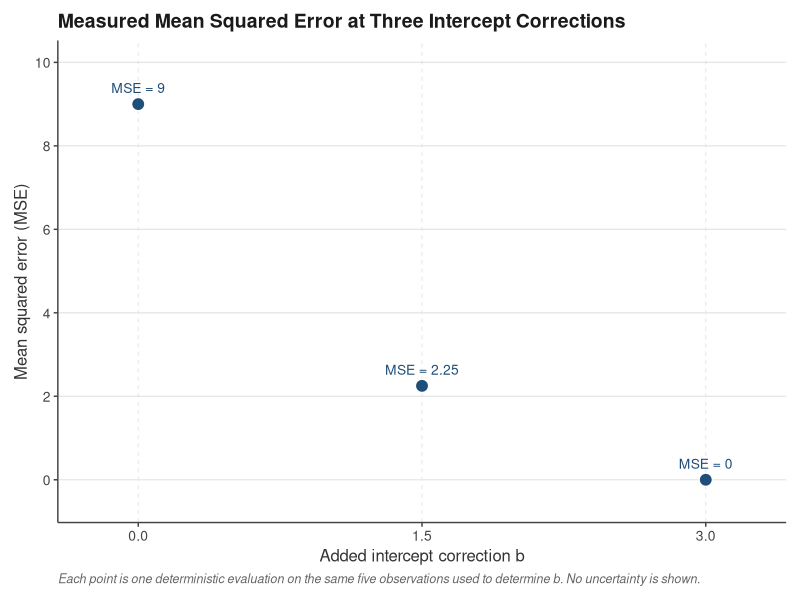

Source code (R):
library(ggplot2)

df <- data.frame(
  b   = c(0, 1.5, 3),
  mse = c(9, 2.25, 0)
)

p <- ggplot(df, aes(x = b, y = mse)) +
  geom_vline(xintercept = df$b, colour = "#E3E3E3",
             linewidth = 0.3, linetype = "dashed") +
  geom_point(shape = 21, size = 4, fill = "#1F4E79",
             colour = "#FFFFFF", stroke = 0.6) +
  geom_text(aes(label = paste0("MSE = ", format(mse, drop0trailing = TRUE))),
            vjust = -1.1, hjust = 0.5, size = 3.5, colour = "#1F4E79") +
  scale_x_continuous(limits = c(-0.25, 3.25), breaks = c(0, 1.5, 3)) +
  scale_y_continuous(limits = c(-0.5, 10), breaks = seq(0, 10, by = 2)) +
  labs(
    title   = "Measured Mean Squared Error at Three Intercept Corrections",
    x       = "Added intercept correction b",
    y       = "Mean squared error (MSE)",
    caption = "Each point is one deterministic evaluation on the same five observations used to determine b. No uncertainty is shown."
  ) +
  theme_minimal(base_family = "sans") +
  theme(
    plot.background    = element_rect(fill = "#FFFFFF", colour = NA),
    panel.background   = element_rect(fill = "#FFFFFF", colour = NA),
    panel.grid.major.x = element_blank(),
    panel.grid.minor   = element_blank(),
    panel.grid.major.y = element_line(colour = "#E3E3E3", linewidth = 0.4),
    axis.line          = element_line(colour = "#444444", linewidth = 0.5),
    axis.ticks         = element_line(colour = "#444444"),
    axis.ticks.length  = unit(3, "pt"),
    plot.title         = element_text(size = 14, face = "bold", colour = "#1A1A1A"),
    axis.title         = element_text(size = 12, colour = "#333333"),
    axis.text          = element_text(size = 10, colour = "#444444"),
    plot.caption       = element_text(size = 9, face = "italic", colour = "#666666", hjust = 0),
    legend.position    = "none",
    plot.margin        = margin(10, 10, 10, 10, "pt")
  )
